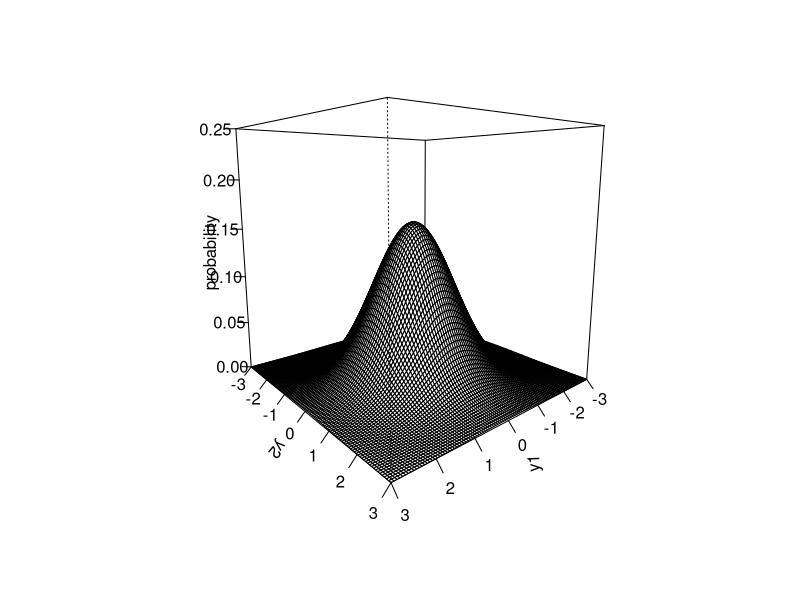
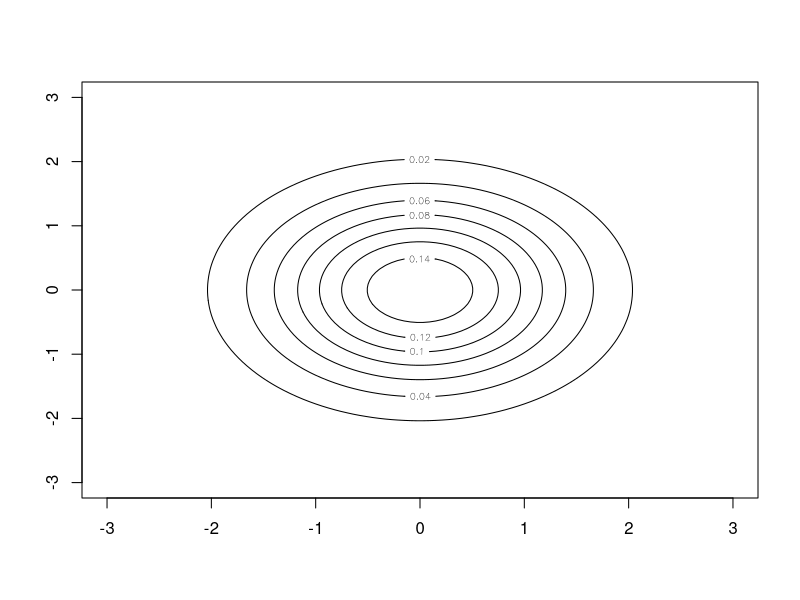
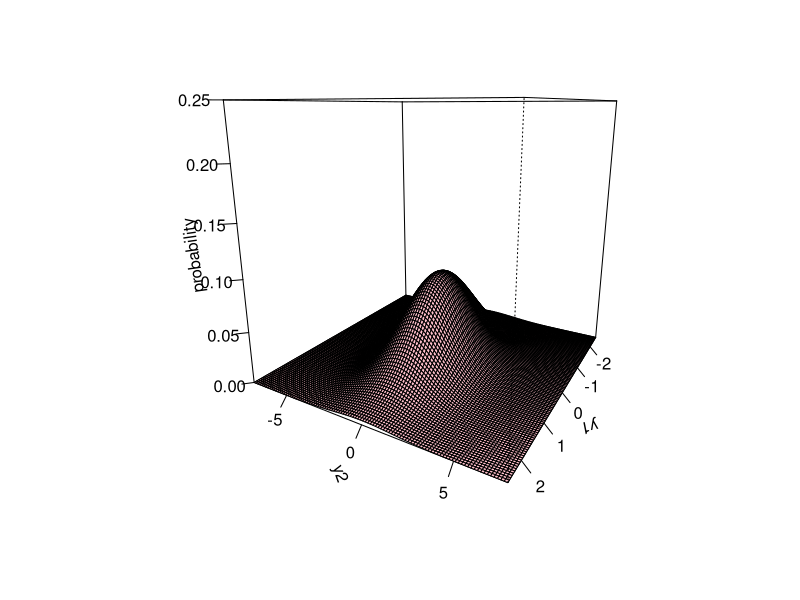
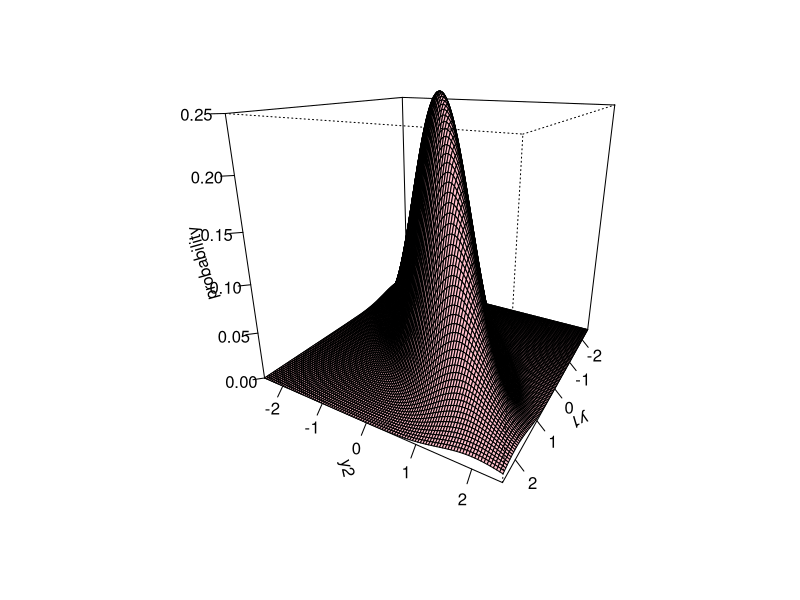
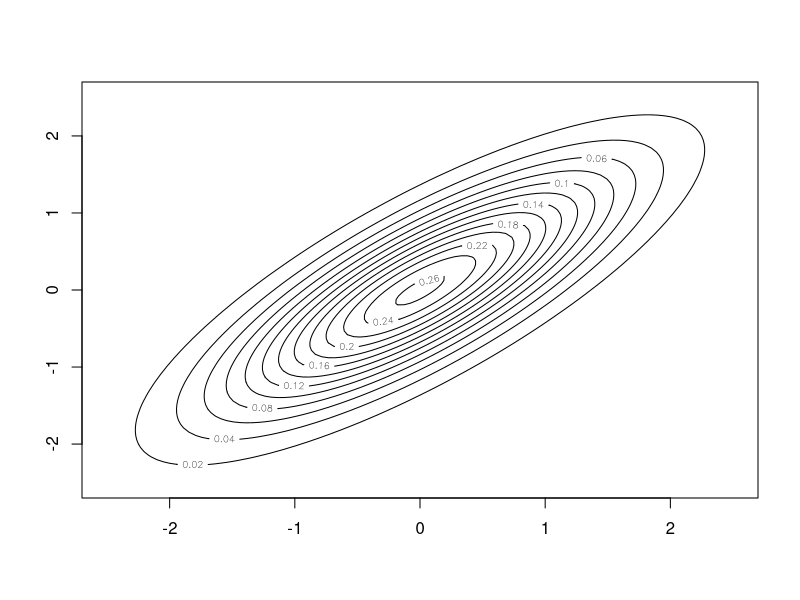
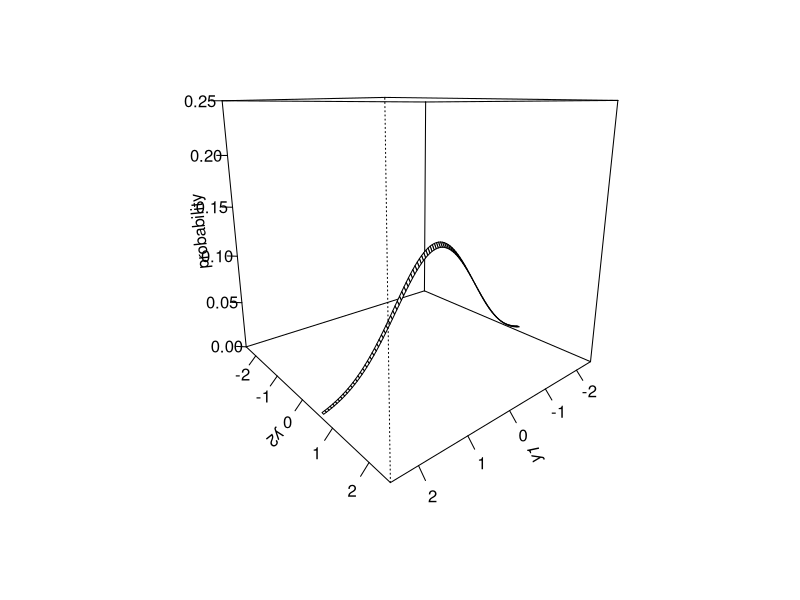

These figures' R source, in order:
### R code from vignette source '/home/pauljohn/tmp/lyxtmp/lyx_tmpdir.T10301/lyx_tmpbuf2/NormalMultivariate.Rnw'

###################################################
### code chunk number 1: NormalMultivariate.Rnw:16-17
###################################################
  if(exists(".orig.enc")) options(encoding = .orig.enc)


###################################################
### code chunk number 2: NormalMultivariate.Rnw:92-94
###################################################
unlink("plots", recursive=T)
dir.create("plots", showWarnings=F)


###################################################
### code chunk number 3: Roptions
###################################################
options(width=100, prompt="> ", continue="+  ")
options(useFancyQuotes = FALSE) 
set.seed(12345)
op <- par() 
options(SweaveHooks=list(fig=function() par(ps=12)))
pdf.options(onefile=F,family="Times",pointsize=12)


###################################################
### code chunk number 4: 0
###################################################


library(mvtnorm)





N <- 100



meanX <- c( 0, 0 )

varX <- matrix ( c( 1, 0, 0, 1), nrow=2 , byrow = TRUE) 



x1 <- seq( meanX[1]-3*varX[1,1], meanX[1]+3*varX[1,1], length.out=N)

x2 <- seq(  meanX[2]-3*varX[2,2], meanX[2]+3*varX[2,2] , length.out=N)





myProbX <- function(x1, x2){

  dmvnorm( cbind(x1,x2), mean = meanX, sigma= varX)  

}







###################################################
### code chunk number 5: 1
###################################################


probX <- outer(x1,x2, FUN="myProbX")

persp(x1,x2, probX, theta = 140, phi = 10, zlim=c(0,.25), xlab="y1",ylab="y2", zlab="probability", ticktype="detailed")



###################################################
### code chunk number 6: NormalMultivariate.Rnw:372-376
###################################################
#image(x1, x2, probX, col = terrain.colors(100), axes = FALSE)

contour(x1,x2,probX)



###################################################
### code chunk number 7: NormalMultivariate.Rnw:395-415
###################################################


meanX <- c( 0, 0 )

varX <- matrix ( c( 1, 0, 0, 3), nrow=2 , byrow = TRUE) 

 

x1 <- seq( meanX[1]-2.5*varX[1,1], meanX[1]+2.5*varX[1,1], length.out=N)

x2 <- seq(  meanX[2]-2.5*varX[2,2], meanX[2]+2.5*varX[2,2] , length.out=N)





probX <- outer(x1,x2, FUN="myProbX")

persp(x1,x2, probX, theta = 120, phi = 15, zlim=c(0,.25), col = "pink", xlab="y1",ylab="y2", zlab="probability",ticktype="detailed")



###################################################
### code chunk number 8: NormalMultivariate.Rnw:435-455
###################################################


meanX <- c( 0, 0 )

varX <- matrix ( c( 1, .8, .8, 1), nrow=2 , byrow = TRUE) 



x1 <- seq( meanX[1]-2.5*varX[1,1], meanX[1]+2.5*varX[1,1], length.out=N)

x2 <- seq(  meanX[2]-2.5*varX[2,2], meanX[2]+2.5*varX[2,2] , length.out=N)





probX <- outer(x1,x2, FUN="myProbX")

persp(x1,x2, probX, theta = 120, phi = 20, zlim=c(0,.25), zlab="probability", xlab="y1",ylab="y2",col = "pink", ticktype="detailed")



###################################################
### code chunk number 9: NormalMultivariate.Rnw:464-468
###################################################
#image(x1, x2, probX, col = terrain.colors(100), axes = FALSE)

contour(x1,x2,probX)



###################################################
### code chunk number 10: 3
###################################################
meanX <- c( 0, 0 )

varX <- matrix ( c( 1, 0, 0, 1), nrow=2 , byrow = TRUE) 

x1 <- seq( meanX[1]-2.5*varX[1,1], meanX[1]+2.5*varX[1,1], length.out=N)

x2 <- seq(  meanX[2]-2.5*varX[2,2], meanX[2]+2.5*varX[2,2] , length.out=N)



nx2 <- ifelse(x2 <= 0.75, x2, NA)

nx2 <- ifelse(0.65 < nx2, nx2, NA)

probX <- outer(x1,nx2, FUN="myProbX")

persp(x1,x2, probX, theta = 140, phi = 15, zlim=c(0,.25), zlab="probability", xlab="y1",ylab="y2",ticktype="detailed")



